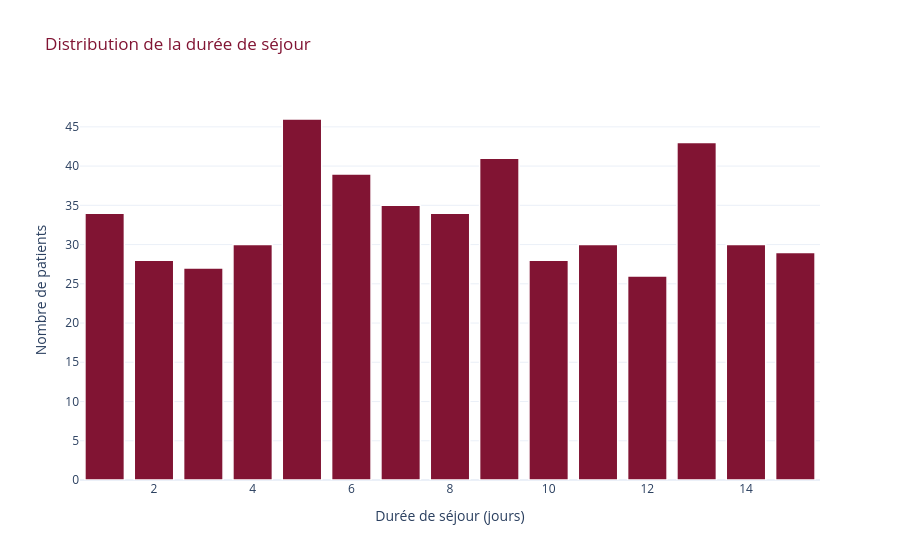

The code cell stored with this chart in its notebook:
### Code cell
import plotly.express as px

fig = px.histogram(
    data,
    x="DureeSejour",
    nbins=20,
    title="Distribution de la durée de séjour",
    color_discrete_sequence=["#811433"]
)

fig.update_layout(
    title_font_color="#811433",
    xaxis_title="Durée de séjour (jours)",
    yaxis_title="Nombre de patients",
    template="plotly_white",
    bargap=0.2
)

fig.update_traces(
    marker_line_color="white",
    marker_line_width=1.5
)

fig.show()

### Figure 1 — Plotly figure (JSON) as saved in the notebook; plotly's stock layout.template omitted (floating-point values rounded to 4 significant figures; data arrays with more than 128 entries replaced by an {"elided": "..."} marker saying what was removed)
{"data": [{"bingroup": "x", "hovertemplate": "DureeSejour=%{x}<br>count=%{y}<extra></extra>", "legendgroup": "", "marker": {"color": "#811433", "line": {"color": "white", "width": 1.5}, "pattern": {"shape": ""}}, "name": "", "nbinsx": 20, "orientation": "v", "showlegend": false, "type": "histogram", "x": {"elided": "500 int values"}, "xaxis": "x", "yaxis": "y"}], "layout": {"bargap": 0.2, "barmode": "relative", "legend": {"tracegroupgap": 0}, "title": {"font": {"color": "#811433"}, "text": "Distribution de la durée de séjour"}, "xaxis": {"anchor": "y", "domain": [0, 1], "title": {"text": "Durée de séjour (jours)"}}, "yaxis": {"anchor": "x", "domain": [0, 1], "title": {"text": "Nombre de patients"}}}}
